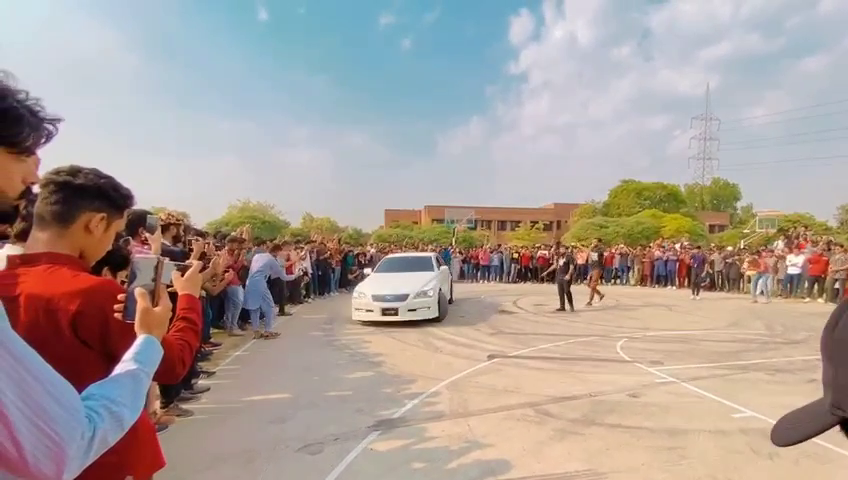
#> input picture frame 60 of 09 open-CV/resources/car.mp4, 848 x 480 px
$ python '07 video to grayscale.py'
#> lines starting #> are read from the running program, lines starting #| are printed output that depends on the picture
import cv2 as cv
cap = cv.VideoCapture("resources/car.mp4")

if (cap.isOpened() == False):
    print("Error while reading video")

while(True):
    (ret, frame) = cap.read()
#> frame is the input picture: shape (480, 848, 3); mean B, G, R 153.5, 159.2, 171.7
    grayframe = cv.cvtColor(frame, cv.COLOR_BGR2GRAY)
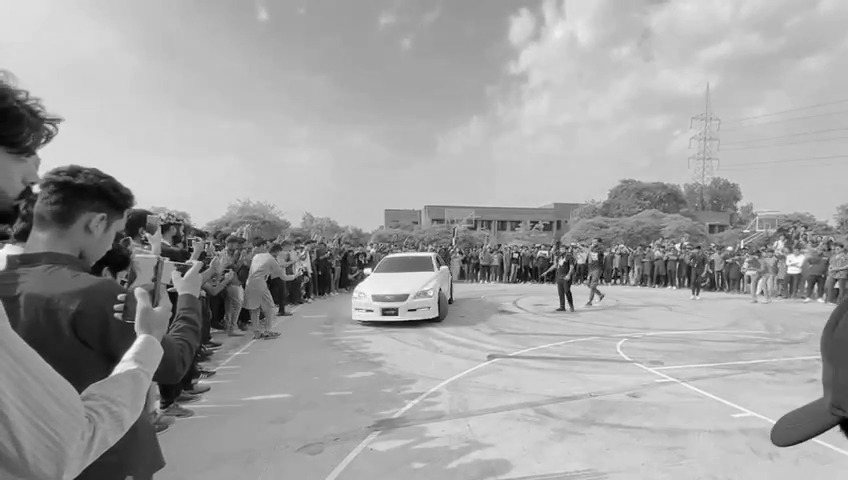
#> grayframe: shape (480, 848); min 0, max 254, mean 162.3
    if ret == True:
        cv.imshow("Video", grayframe)
        if cv.waitKey(1) & 0xff == ord('q'):
#> (key q is pressed here)
            break
    else:
        break

cap.release()
cv.destroyAllWindows()

$ run again, starting later in the video
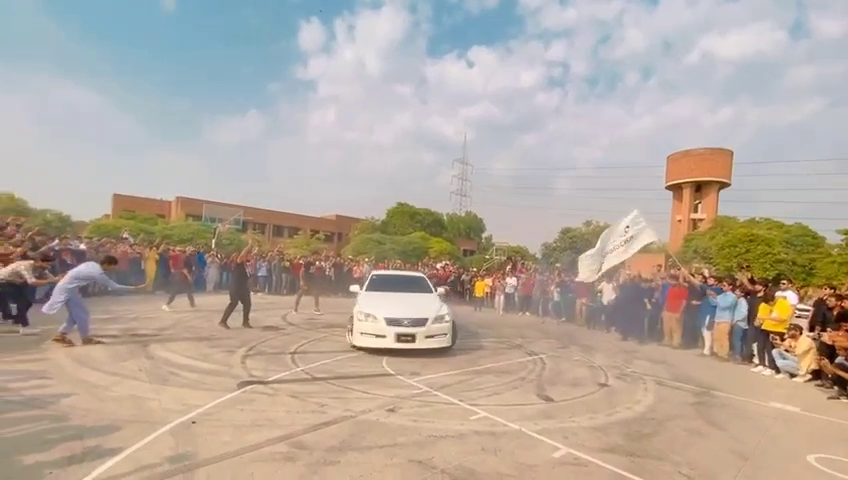
#> input picture frame 273 of 09 open-CV/resources/car.mp4, 848 x 480 px
#> frame is the input picture: shape (480, 848, 3); mean B, G, R 158.1, 169.1, 181
#> `grayframe = cv.cvtColor(frame, cv.COLOR_BGR2GRAY)`:
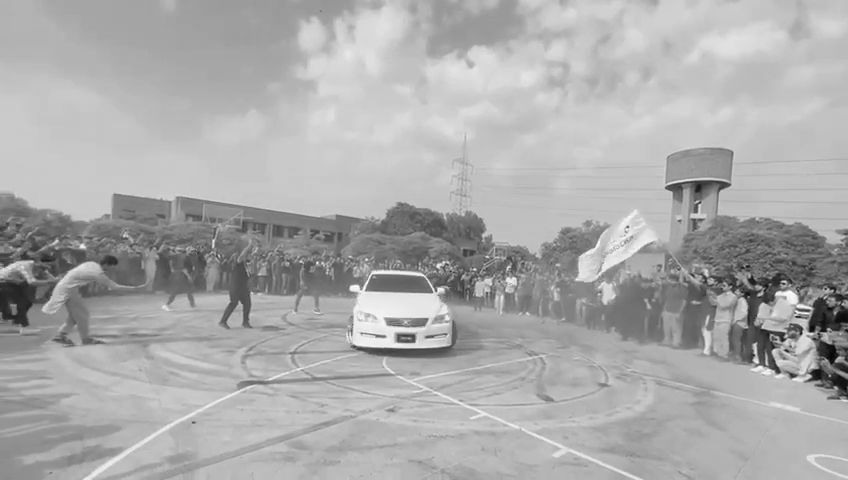
#> grayframe: shape (480, 848); min 6, max 255, mean 171.4

$ run again, starting later in the video
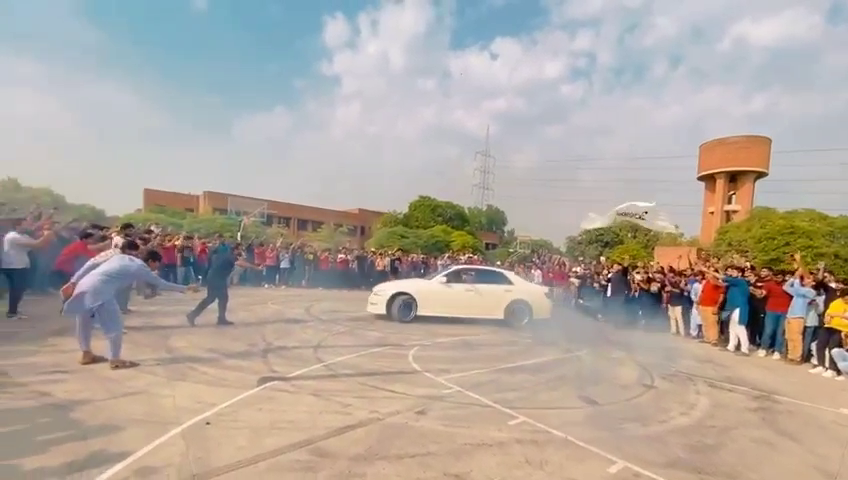
#> input picture frame 485 of 09 open-CV/resources/car.mp4, 848 x 480 px
#> frame is the input picture: shape (480, 848, 3); mean B, G, R 158.5, 167.1, 176.8
#> `grayframe = cv.cvtColor(frame, cv.COLOR_BGR2GRAY)`:
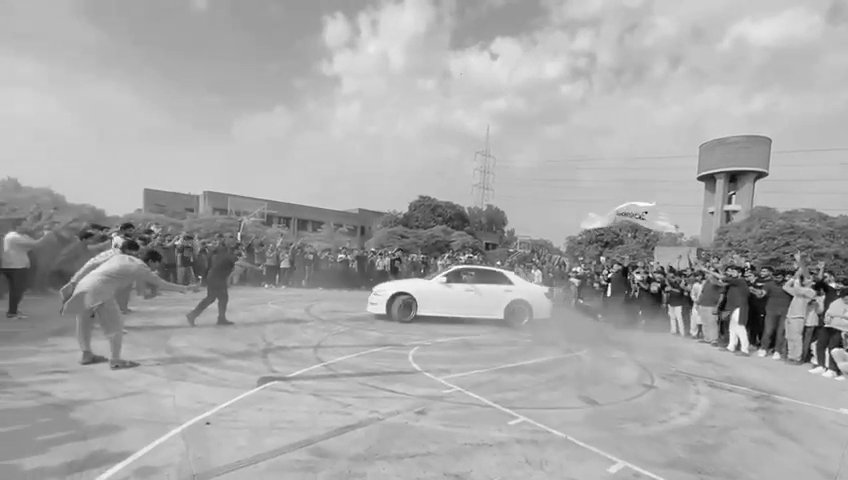
#> grayframe: shape (480, 848); min 1, max 255, mean 169
